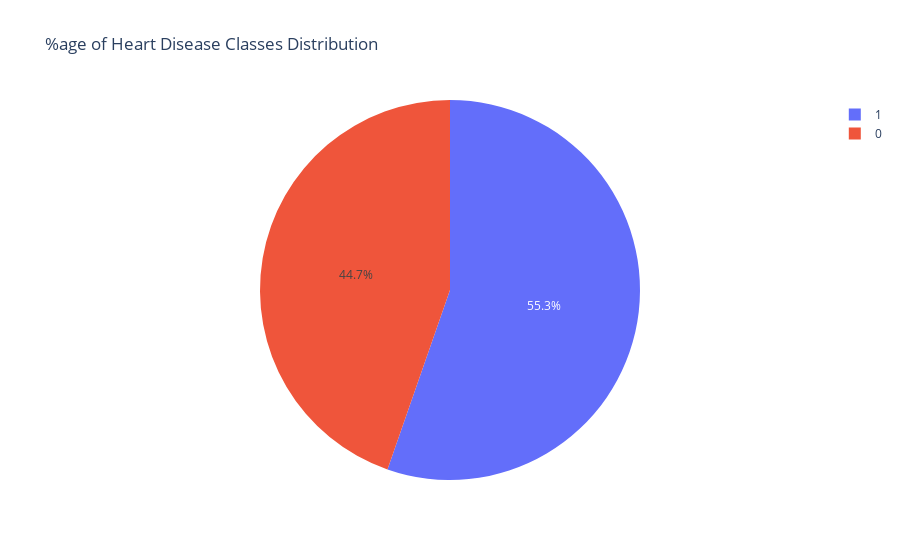

Notebook code cell kept with this figure:
### Markdown cell above
# %AGE OF HEART DISEASE DATA DISTRIBUTION

### Code cell
px.pie(data , names= 'target' , title = '%age of Heart Disease Classes Distribution')  # 0 = disease present 1 = no disease

### Figure 1 — Plotly figure (JSON) as saved in the notebook; plotly's stock layout.template omitted (floating-point values rounded to 4 significant figures; data arrays with more than 128 entries replaced by an {"elided": "..."} marker saying what was removed)
{"data": [{"domain": {"x": [0, 1], "y": [0, 1]}, "hovertemplate": "target=%{label}<extra></extra>", "labels": {"elided": "918 float values"}, "legendgroup": "", "name": "", "showlegend": true, "type": "pie"}], "layout": {"legend": {"tracegroupgap": 0}, "title": {"text": "%age of Heart Disease Classes Distribution"}}}
